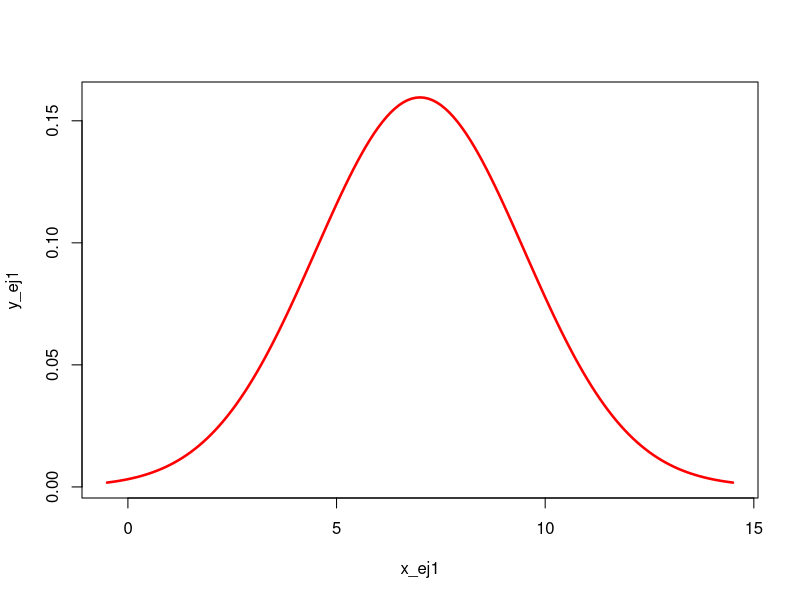

Source code (R):
#Paula Adjemian German Adjemian Rafael Trujillo

#Control 5 
#EJERCICIO 1
mu_ej1 = 7
sigma_ej1 = 2.5

#1.1 Grafica la curva normal
x_ej1 = seq((mu_ej1 - 3*sigma_ej1), (mu_ej1 + 3*sigma_ej1), 0.1)
y_ej1 = dnorm(x_ej1, mu_ej1, sigma_ej1)
plot(x_ej1, y_ej1, type = "l", col = "red", lwd = 2.5)

#1.2. ¿Cuál es la probabilidad de que una sesión dure más de 9 minutos? 
1 - pnorm(9,mu_ej1,sigma_ej1)
#Respuesta: La probabilidad de que una sesión dure más de 9 minutos es de 0.2118554 o 21.19%

#1.3. ¿Cuál es la probabilidad de que dure menos de 5 minutos? 
pnorm(5,mu_ej1,sigma_ej1)
#Respuesta: La probabilidad de que una sesión dure menos de 5 minutos es d 0.2118554 o 21.19%

#1.4. ¿Cuál es la probabilidad de que dure entre 6 y 8 minutos? 
pnorm(8,mu_ej1,sigma_ej1)-pnorm(6,mu_ej1,sigma_ej1)
#Respuesta: La probabilidad de que una sesión dure entre 6 a 8 minutos es d 0.3108435 o 31.08%

#1.5. ¿Qué duración (en minutos) corresponde al percentil 95? 
qnorm(0.95,mu_ej1,sigma_ej1)
#Respuesta: Al percentil 95 de la muestra le corresponde 11.11213 minutos o menos

#EJERCICIO 2

mu_ej2 = 12.5
sigma_ej2 = 3.8

  #2.1 ¿Cuál es la probabilidad de que los ingresos de un día sean > 15 (miles USD)? P(X>15)

1 - pnorm(15, mu_ej2, sigma_ej2)
#Respuesta: 0.2553 o 25.53%

  #2.2 Si los costos diarios son 2.6 (miles USD), ¿cuál es la probabilidad de que los ingresos no superen los costos? P(X<2.6)

pnorm(2.6, mu_ej2, sigma_ej2)
#Respuesta: 0.00459 o 0.459%

  #2.3 ¿Qué ingreso diario corresponde al 10% más bajo de días? 

qnorm(0.10, mu_ej2, sigma_ej2)
#Respuesta: 7.6301 (miles USD)

#EJERCICIO 3


